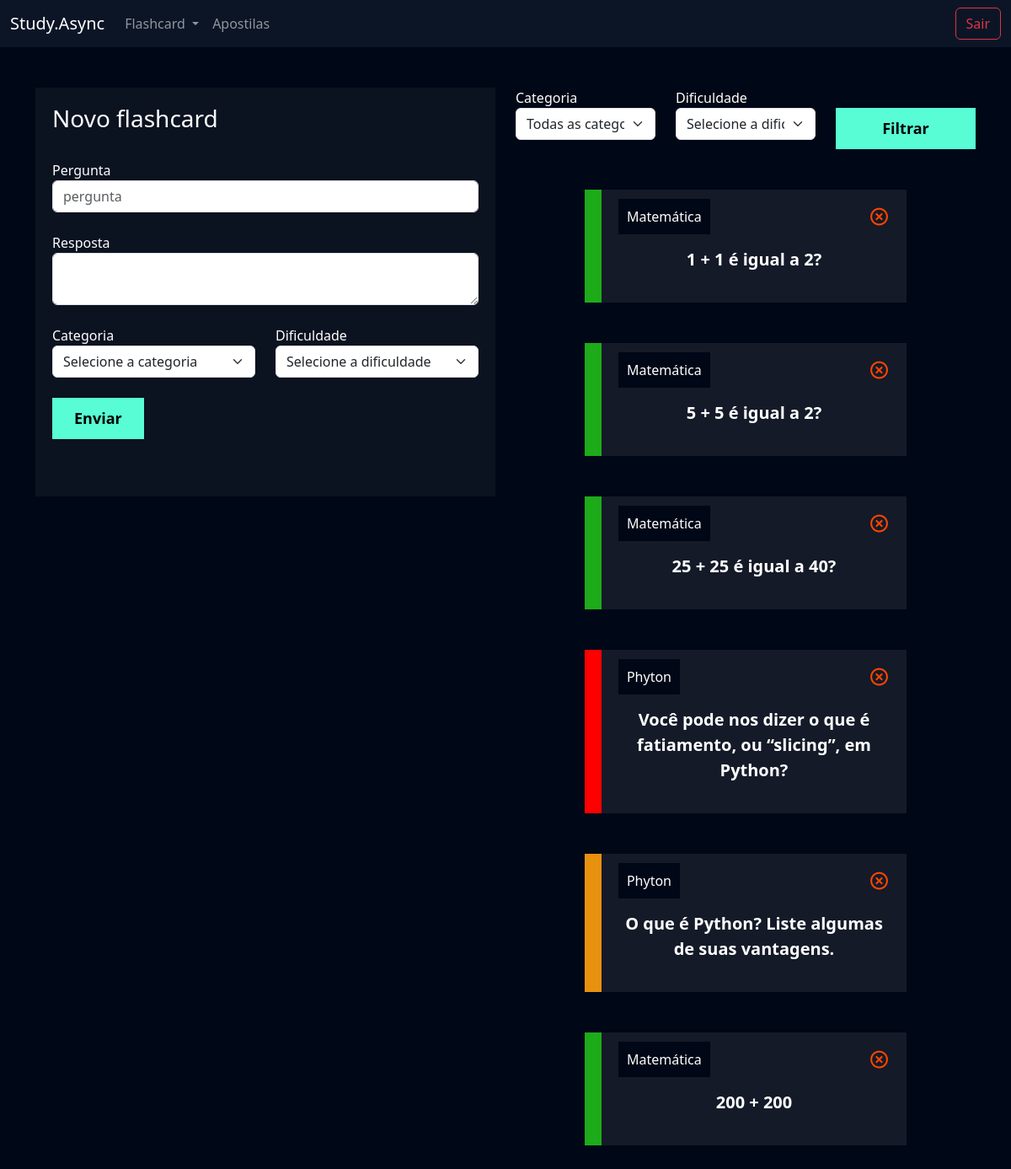
Screenshot of /flashcard/novo_flashcard/ (signed in) with the database file from the repository.
### flashcard/models.py (models this page shows, shortened)
class Flashcard(models.Model):
    DIFICULDADE_CHOICES = (('D', 'Difícil'), ('M', 'Médio'), ('F', 'Fácil'))
    user = models.ForeignKey(User, on_delete=models.DO_NOTHING)
    pergunta = models.CharField(max_length=100)
    resposta = models.TextField()
    categoria = models.ForeignKey(Categoria, on_delete=models.DO_NOTHING)
    dificuldade = models.CharField(max_length=1, choices=DIFICULDADE_CHOICES)
    @property
    def css_dificuldade(self):
        if self.dificuldade == 'F':
            return 'flashcard-facil'
        elif self.dificuldade == 'M':
            return 'flashcard-medio'
        elif self.dificuldade == 'D':
            return 'flashcard-dificil'

class Categoria(models.Model):
    nome = models.CharField(max_length=20)
    def __str__(self):
        return self.nome

### flashcard/views.py (the view, shortened to what this page needs)
# urls.py: path('novo_flashcard/', views.novo_flashcard, name="novo_flashcard"),
def novo_flashcard(request):
    if request.method == 'GET':
        categorias = Categoria.objects.all()
        dificuldades = Flashcard.DIFICULDADE_CHOICES
        flashcards = Flashcard.objects.filter(user=request.user)
        categoria_filtrar = request.GET.get('categoria')
        dificuldade_filtrar = request.GET.get('dificuldade')
        if categoria_filtrar:
            flashcards = flashcards.filter(categoria__id=categoria_filtrar)
        if dificuldade_filtrar:
            flashcards = flashcards.filter(dificuldade=dificuldade_filtrar)
        return render(
            request,
            'novo_flashcard.html',
            {
                'categorias': categorias,
                'dificuldades': dificuldades,
                'flashcards': flashcards,
            }
        )

### flashcard/templates/novo_flashcard.html (shortened to what this page needs)
{% extends "base.html" %} {% load static %} {% block 'cabecalho' %}
<link href="{% static 'flashcard/css/novo_flashcard.css' %}" rel="stylesheet" />
<link href="{% static 'usuarios/css/cadastro.css' %}" rel="stylesheet" />
<link
  href="https://unpkg.com/boxicons@2.1.4/css/boxicons.min.css"
  rel="stylesheet"
/>
{% endblock 'cabecalho' %} {% block 'conteudo' %}
<div class="container">
  <br />
  <br />
  <div class="row">
    <div class="col-md">
      <div class="box-form">
        <form action="{% url 'novo_flashcard' %}" method="POST">
          <h3>Novo flashcard</h3>
          <br />
          <label>Pergunta</label>
          <input
            type="text"
            class="form-control"
            placeholder="pergunta"
            name="pergunta"
          />
          <br />
          <label>Resposta</label>
          <textarea class="form-control" name="resposta"></textarea>
          <br />
          <div class="row">
            <div class="col-md">
              <label for="">Categoria</label>
              <select class="form-select" name="categoria">
                <option value="">Selecione a categoria</option>
              </select>
            </div>
            <div class="col-md">
              <label for="">Dificuldade</label>
              <select class="form-select" name="dificuldade">
                <option value="">Selecione a dificuldade</option>
              </select>
            </div>
          </div>
          <br />
          <input type="submit" value="Enviar" class="btn-cadastro" />
          <br />
          <br />
          <br />
        </form>
      </div>
    </div>
    <div class="col-md">
      <form action="{% url 'novo_flashcard' %}" method="GET">
        <div class="row">
          <div class="col-md">
            <label for="">Categoria</label>
            <select name="categoria" id="" class="form-select">
              <option value="">Todas as categorias</option>
            </select>
          </div>
          <div class="col-md">
            <label for="">Dificuldade</label>
            <select name="dificuldade" id="" class="form-select">
              <option value="">Selecione a dificuldade</option>
            </select>
          </div>
          <div class="col-md">
            <br />
            <input
              type="submit"
              style="width: 100%"
              value="Filtrar"
              class="btn-cadastro"
            />
          </div>
        </div>
      </form>
      <br />
      <br />
      {% for flash in flashcards %}
      <div class="box-new-flashcard" onclick="flip_card({{flash.id}})">
        <div class="flashcard {{flash.css_dificuldade}}">
          <div class="flashcard-categoria">{{flash.categoria}}</div>
          <a href="{% url 'deletar_flashcard' flash.id %}"><i class="icone-exit bx bx-x-circle"></i></a>
          <br />
          <br />
          <div class="flashcard-box-item">
            <p class="flashcard-item">{{flash.pergunta}}</p>
          </div>
        </div>
      </div>
      <br />
      <br />
      {% endfor %}
    </div>
  </div>
</div>
{% endblock 'conteudo' %}

### templates/static/geral/css/base.css (style rules this page uses)
:root { --main-color: #0b1526; --dark-color: #000716; --secondary-dark-color: rgb(15, 2, 26); --light-color: #00c1f3; --contrast-color: #f4c96b; --differential-color: #58fcd5; }
body { background-color: var(--dark-color) !important; color: white !important; }

### templates/static/flashcard/css/novo_flashcard.css (style rules this page uses)
.box-new-flashcard { width: 70%; margin: auto; }
.flashcard { background-color: rgba(255, 255, 255, .08); padding: 20px; }
.flashcard-box-item { text-align: center; }
.flashcard p { font-size: 20px; font-weight: bold; cursor: pointer; }
.flashcard-facil { border-left: 20px solid #1DAB1A; }
.flashcard-medio { border-left: 20px solid #E8910E; }
.flashcard-dificil { border-left: 20px solid #FE0000; }
.flashcard-categoria { background-color: var(--dark-color); display: inline; padding: 10px; }
.icone-exit { float: right; font-size: 25px; color: orangered; }

### templates/static/usuarios/css/cadastro.css (style rules this page uses)
* { margin: 0; padding: 0; }
.box-form { padding: 20px; background-color: rgba(217, 217, 217, 0.05); color: white !important; }
.btn-cadastro { padding: 10px; background-color: #58fcd5; border: none; border: 1px solid #58fcd5; font-size: 18px; font-weight: bold; padding-left: 25px; padding-right: 25px; }

### rows the page displays
Flashcard: categoria "Matemática", pergunta "1 + 1 é igual a 2?"
Flashcard: categoria "Matemática", pergunta "5 + 5 é igual a 2?"
Flashcard: categoria "Matemática", pergunta "25 + 25 é igual a 40?"
Flashcard: categoria "Phyton", pergunta "Você pode nos dizer o que é fatiamento, ou “slicing”, em Python?"
Flashcard: categoria "Phyton", pergunta "O que é Python? Liste algumas de suas vantagens."
Flashcard: categoria "Matemática", pergunta "200 + 200"
